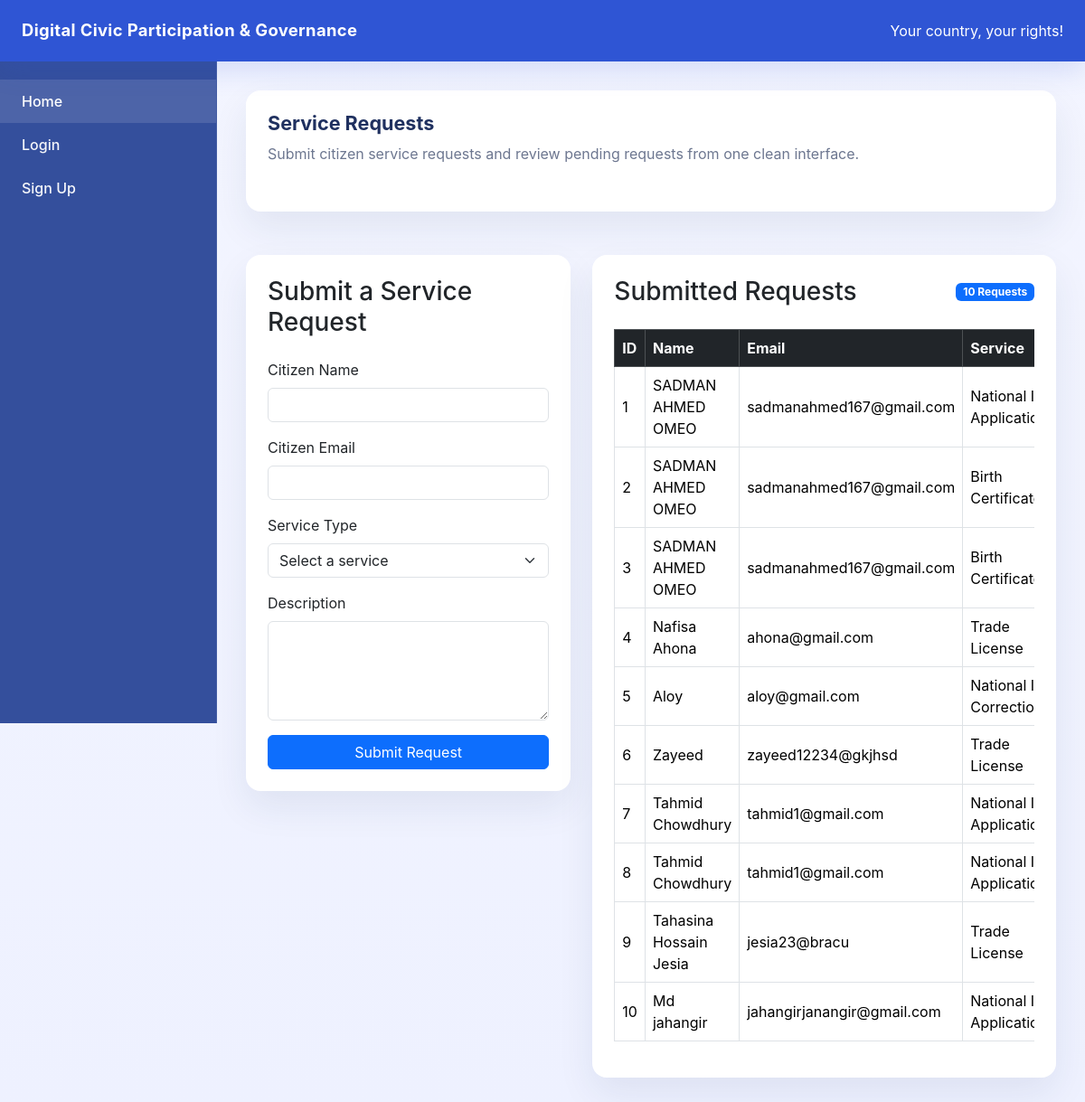
/service_requests/, run on an earlier commit of the app's database.
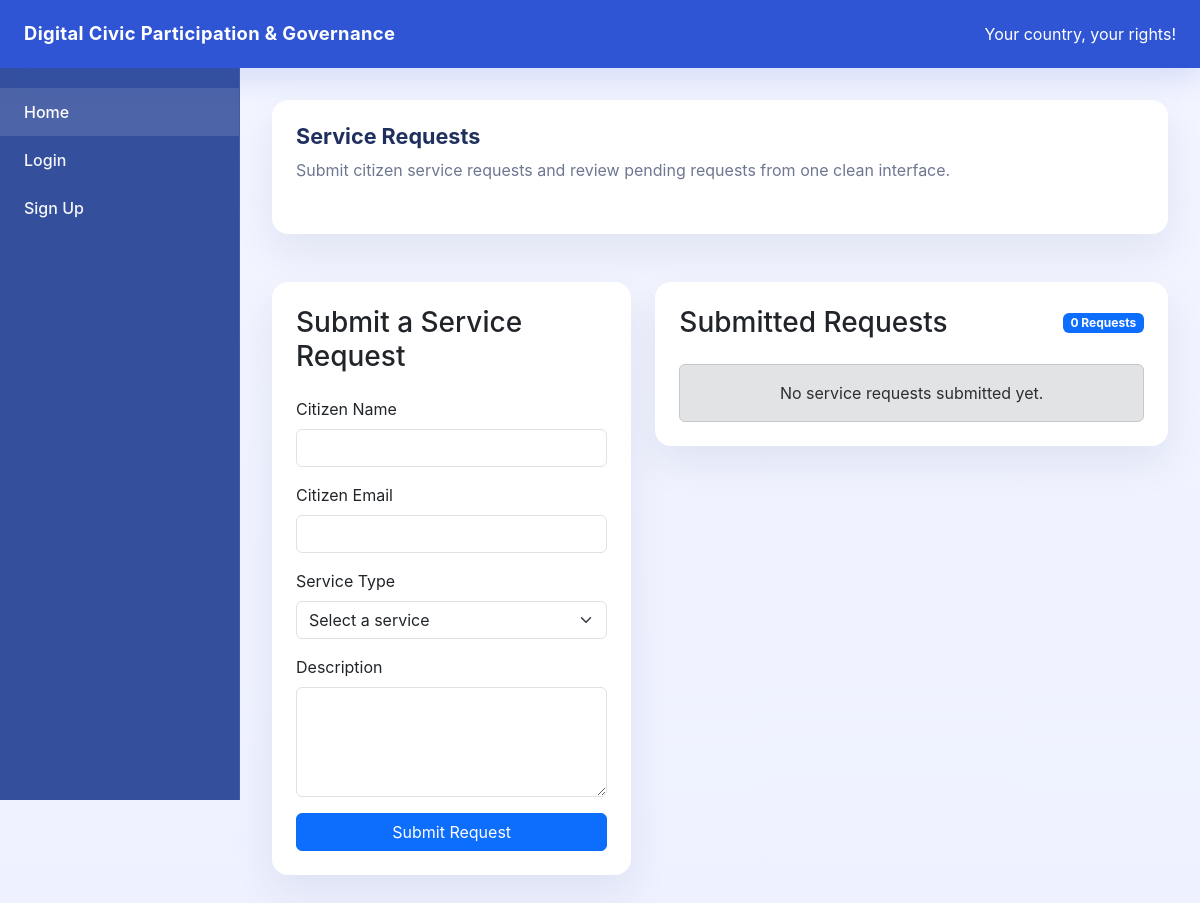
And on a later commit of the database.
### models/service_request.py (models this page shows)
class ServiceRequest(db.Model):
    __tablename__ = 'service_request'
    id = db.Column(db.Integer, primary_key=True)
    citizen_name = db.Column(db.String(100), nullable=False)
    citizen_email = db.Column(db.String(100), nullable=False)
    service_type = db.Column(db.String(100), nullable=False)
    description = db.Column(db.String(500), nullable=False)
    status = db.Column(db.String(20), nullable=False, default='Submitted')

### routes/service_request_routes.py (the view)
@s_bp.route("/")
def service_requests_page():
    requests = ServiceRequest.query.all()
    return render_template("service_request.html", requests=requests)

### app.py (called while the page is built, shortened)
@app.context_processor
def inject_notification_count():
    unread_notification_count = 0
    current_user = None  # added
    voter_id = session.get("user_id")
    return dict(unread_notification_count=unread_notification_count, current_user=current_user)

### templates/service_request.html (shortened to what this page needs)
{% extends "base.html" %}
{% block content %}
<div class="row g-4">
    <div class="col-12">
        <div class="card card-smooth p-4 mb-4">
            <div class="d-flex flex-column flex-md-row justify-content-between align-items-start gap-3">
                <div>
                    <h1 class="section-title mb-2">Service Requests</h1>
                    <p class="page-intro">Submit citizen service requests and review pending requests from one clean interface.</p>
                </div>
            </div>
        </div>
    </div>
    <div class="col-lg-5">
        <div class="card card-smooth">
            <div class="card-body p-4">
                <h3 class="mb-4">Submit a Service Request</h3>
                <form action="{{ url_for('s_bp.add_service_request') }}" method="POST">
                    <div class="mb-3">
                        <label class="form-label">Citizen Name</label>
                        <input type="text" class="form-control mb-3" name="citizen_name" required>
                        <label class="form-label">Citizen Email</label>
                        <input type="email" class="form-control" name="citizen_email" required>
                    </div>
                    <div class="mb-3">
                        <label class="form-label">Service Type</label>
                        <select class="form-select" name="service_type" required>
                            <option value="">Select a service</option>
                        </select>
                    </div>
                    <div class="mb-3">
                        <label class="form-label">Description</label>
                        <textarea class="form-control" name="description" rows="4" required></textarea>
                    </div>
                    <button type="submit" class="btn btn-primary w-100">Submit Request</button>
                </form>
            </div>
        </div>
    </div>
    <div class="col-lg-7">
        <div class="card card-smooth">
            <div class="card-body p-4">
                <div class="d-flex justify-content-between align-items-center mb-4">
                    <h3 class="mb-0">Submitted Requests</h3>
                    <span class="badge bg-primary">{{ requests|length }} Requests</span>
                </div>
                {% if requests %}
                    <div class="table-responsive">
                        <table class="table table-bordered table-hover align-middle">
                            <thead class="table-dark">
                                <tr>
                                    <th>ID</th>
                                    <th>Name</th>
                                    <th>Email</th>
                                    <th>Service</th>
                                </tr>
                            </thead>
                            <tbody>
                                {% for req in requests %}
                                    <tr>
                                        <td>{{ req.id }}</td>
                                        <td>{{ req.citizen_name }}</td>
                                        <td>{{ req.citizen_email }}</td>
                                        <td>{{ req.service_type }}</td>
                                    </tr>
                                {% endfor %}
                            </tbody>
                        </table>
                    </div>
                {% else %}
                    <div class="alert alert-secondary text-center mb-0">No service requests submitted yet.</div>
                {% endif %}
            </div>
        </div>
    </div>
</div>
{% endblock %}

What changed in the data, as far as the page shows it:
removed ServiceRequest: id "1", citizen_name "SADMAN AHMED OMEO", citizen_email "sadmanahmed167@gmail.com", service_type "National…"
removed ServiceRequest: id "2", citizen_name "SADMAN AHMED OMEO", citizen_email "sadmanahmed167@gmail.com", service_type "Birth…"
removed ServiceRequest: id "3", citizen_name "SADMAN AHMED OMEO", citizen_email "sadmanahmed167@gmail.com", service_type "Birth…"
removed ServiceRequest: id "4", citizen_name "Nafisa Ahona", citizen_email "ahona@gmail.com", service_type "Trade License"
removed ServiceRequest: id "5", citizen_name "Aloy", citizen_email "aloy@gmail.com", service_type "National…"
removed ServiceRequest: id "6", citizen_name "Zayeed", citizen_email "zayeed12234@gkjhsd", service_type "Trade License"
removed ServiceRequest: id "7", citizen_name "Tahmid Chowdhury", citizen_email "tahmid1@gmail.com", service_type "National…"
removed ServiceRequest: id "8", citizen_name "Tahmid Chowdhury", citizen_email "tahmid1@gmail.com", service_type "National…"
removed ServiceRequest: id "9", citizen_name "Tahasina Hossain Jesia", citizen_email "jesia23@bracu", service_type "Trade License"
removed ServiceRequest: id "10", citizen_name "Md jahangir", citizen_email "jahangirjanangir@gmail.com", service_type "National…"
Also different on the page:
{{ requests|length }}: "10" → "0"
text no longer shown: "ID Name Email Service"
text now shown: "No service requests submitted yet."
